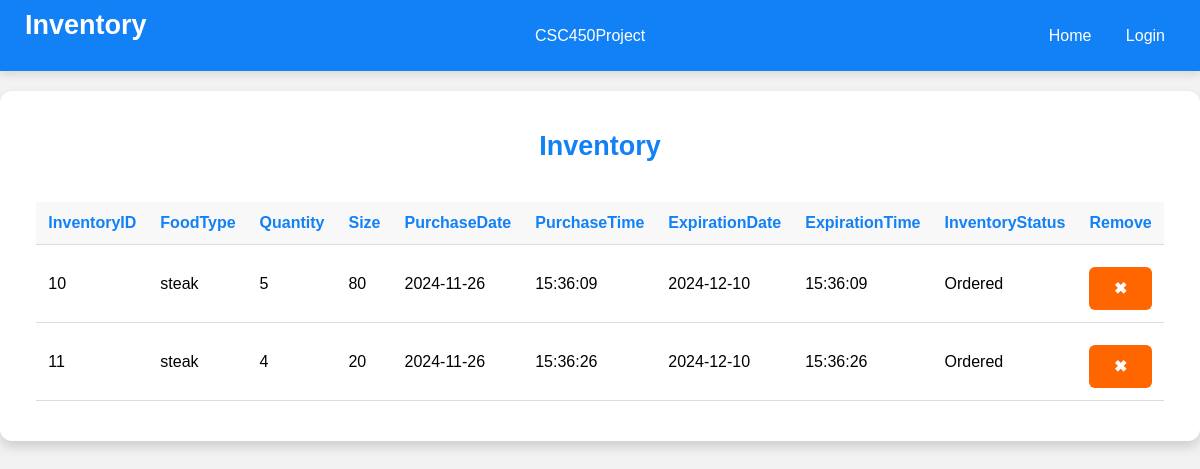
The page /inventory on the database as committed earlier.
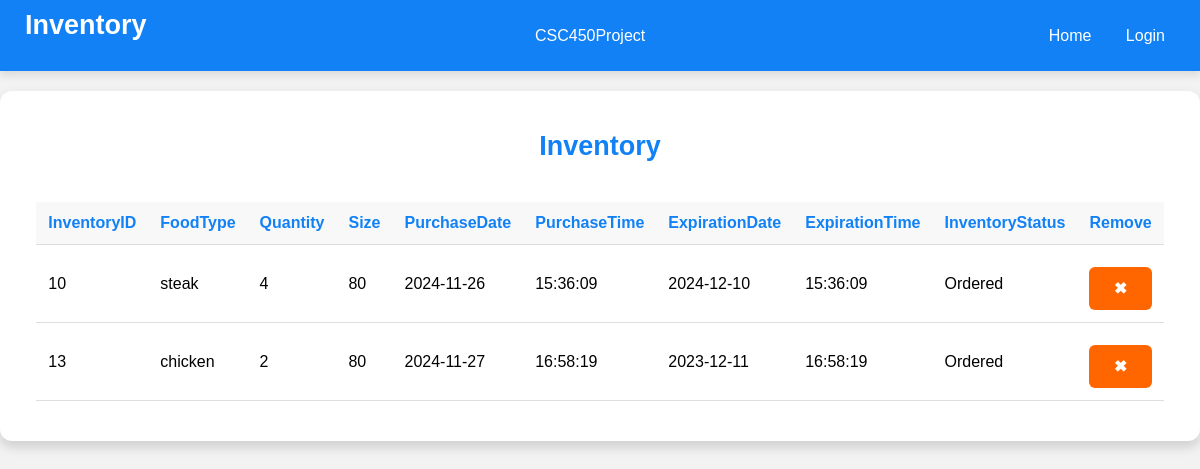
The same page on the database as committed later.
### tables this page shows
CREATE TABLE "Inventory" (
	"InventoryID"	INTEGER,
	"FoodType"	VARCHAR(10) NOT NULL,
	"Quantity"	INTEGER NOT NULL CHECK("Amount" >= 0),
	"Size"		INTEGER NOT NULL,
	"PurchaseDate"	DATE NOT NULL,
	"PurchaseTime"	TIME NOT NULL,
	"ExpirationDate"	DATE NOT NULL,
	"ExpirationTime"	TIME NOT NULL,
	"InventoryStatus"	VARCHAR(20) NOT NULL,
	PRIMARY KEY("InventoryID" AUTOINCREMENT)
);

### app.py (the view)
@app.route('/inventory', methods=['GET', 'POST'])
def inventory():
    session.pop('reservation_chosen', None)
    db = Database()
    inventory = db.getInventory()
    if request.method == 'POST':  # If removing an item
        inventoryID = request.form.get('inventory_id')
        db.removeItem(inventoryID)
        inventory = db.getInventory()
        account_id = db.get_id_from_email(session['email'])
        db.check_low_stock_and_notify(account_id)
    if 'email' in session and session.get('account_type') == 'employee':
        account_id = db.get_id_from_email(session['email'])
        db.notify_expired_items(account_id)
    return render_template('inventory.html', inventory=inventory)

### database.py (called while the page is built)
    def __del__(self):
        self.cursor.close()

    def getInventory(self):
        query = """
        SELECT *
        FROM INVENTORY
        ORDER BY INVENTORYID
        """
        self.cursor.execute(query)
        return self.cursor.fetchall()

### templates/inventory.html (shortened to what this page needs)
<!DOCTYPE html>
<html lang="en">
<head>
</head>
<body>
    <div class="navbar">
        <h1>Inventory</h1>
        <div class="brand">CSC450Project</div>
        <div>
            <a href="/home">Home</a>
            {% if session.get('email') %}
                <a href="/myReservations">My Reservations</a>
                <a href="/ordering">Order</a>
                <a href="/inventory">Inventory</a>
                <a href="/logout">Logout</a>
            {% else %}
                <a href="/login">Login</a>
            {% endif %}
        </div>
    </div>
    <div class="table-container">
        <h2>Inventory</h2>
        {% if inventory %}
        <table id="inventory-table">
            <thead>
                <tr>
                    <th>InventoryID</th>
                    <th>FoodType</th>
                    <th>Quantity</th>
                    <th>Size</th>
                    <th>PurchaseDate</th>
                    <th>PurchaseTime</th>
                    <th>ExpirationDate</th>
                    <th>ExpirationTime</th>
                    <th>InventoryStatus</th>
                    <th>Remove</th>
                </tr>
            </thead>
            <tbody id="inventory-table-body">
                {% for row in inventory %}
                    <tr>
                        <td>{{ row[0] }}</td>
                        <td>{{ row[1] }}</td>
                        <td>{{ row[2] }}</td>
                        <td>{{ row[3] }}</td>
                        <td>{{ row[4] }}</td>
                        <td>{{ row[5] }}</td>
                        <td>{{ row[6] }}</td>
                        <td>{{ row[7] }}</td>
                        <td>{{ row[8] }}</td>
                        <td>
                            <form action="/inventory" method="POST" style="display:inline;" onsubmit="return confirmCancel();">
                                <button type="submit">✖</button>
                            </form>
                        </td>
                    </tr>
                {% endfor %}
            </tbody>
        </table>
        {% else %}
        <h4>No items in inventory.</h4>
        {% endif %}
    </div>
</body>
</html>

### templates/inventory.html (style rules this page uses)
* { box-sizing: border-box; margin: 0; padding: 0; }
body { font-family: Arial, sans-serif; background-color: #f2f2f2; display: flex; flex-direction: column; justify-content: flex-start; align-items: center; min-height: 100vh; padding-top: 0; }
.navbar { display: flex; justify-content: space-between; align-items: center; background-color: #1181f5; color: #ffffff; padding: 10px 20px; box-shadow: 0 4px 8px rgba(0, 0, 0, 0.1); position: sticky; top: 0; width: 100%; z-index: 1000; }
.navbar a { color: #ffffff; text-decoration: none; margin: 0 15px; font-size: 16px; transition: color 0.3s; }
.form-container, .table-container { background-color: #ffffff; padding: 40px; border-radius: 12px; box-shadow: 0 6px 12px rgba(0, 0, 0, 0.15); width: 100%; max-width: 1500px; margin-bottom: 30px; margin-top: 20px; display: flex; flex-direction: column; align-items: center; }
h1 { color: #ffffff; text-align: left; margin-bottom: 20px; margin-left: 5px; font-size: 27px; }
h2 { color: #1181f5; text-align: center; margin-bottom: 20px; font-size: 27px; }
button { width: 100%; padding: 12px; background-color: #ff6600; color: #ffffff; border: none; border-radius: 6px; font-size: 16px; font-weight: bold; cursor: pointer; transition: background-color 0.3s; margin-top: 10px; }
.table-container table { width: 100%; border-collapse: collapse; margin-top: 20px; }
.table-container th, .table-container td { padding: 12px; text-align: left; border-bottom: 1px solid #dddddd; }
.table-container th { background-color: #f8f8f8; color: #1181f5; }

Rows that differ between the two databases and show on the page:
removed Inventory: InventoryID "11", FoodType "steak", Quantity "4", Size "20", PurchaseDate "2024-11-26", PurchaseTime "15:36:26", ExpirationDate "2024-12-10", ExpirationTime "15:36:26", InventoryStatus "Ordered"
changed Inventory "steak": Quantity "5" → "4"
added Inventory: InventoryID "13", FoodType "chicken", Quantity "2", Size "80", PurchaseDate "2024-11-27", PurchaseTime "16:58:19", ExpirationDate "2023-12-11", ExpirationTime "16:58:19", InventoryStatus "Ordered"
